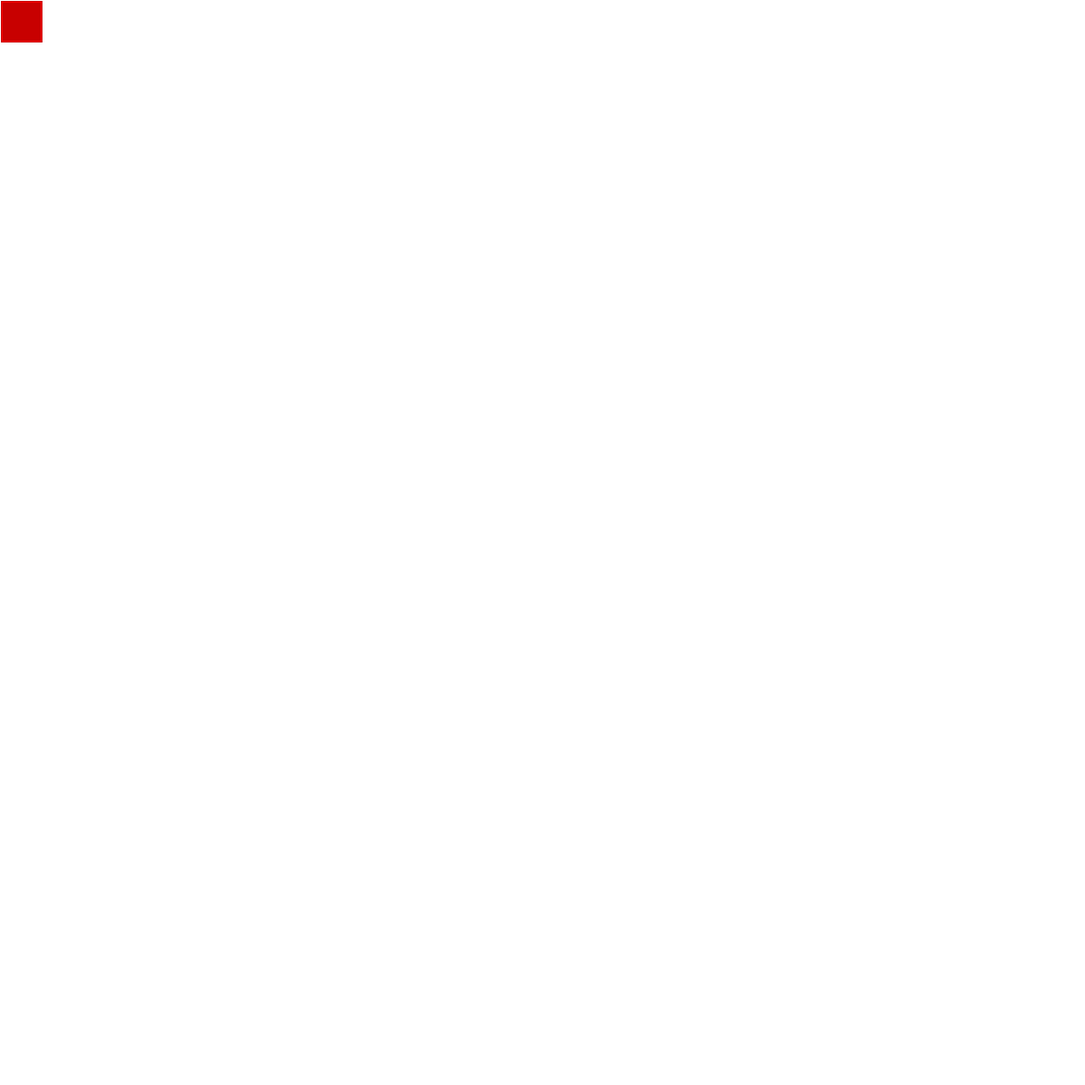
Frame 1 (no input)
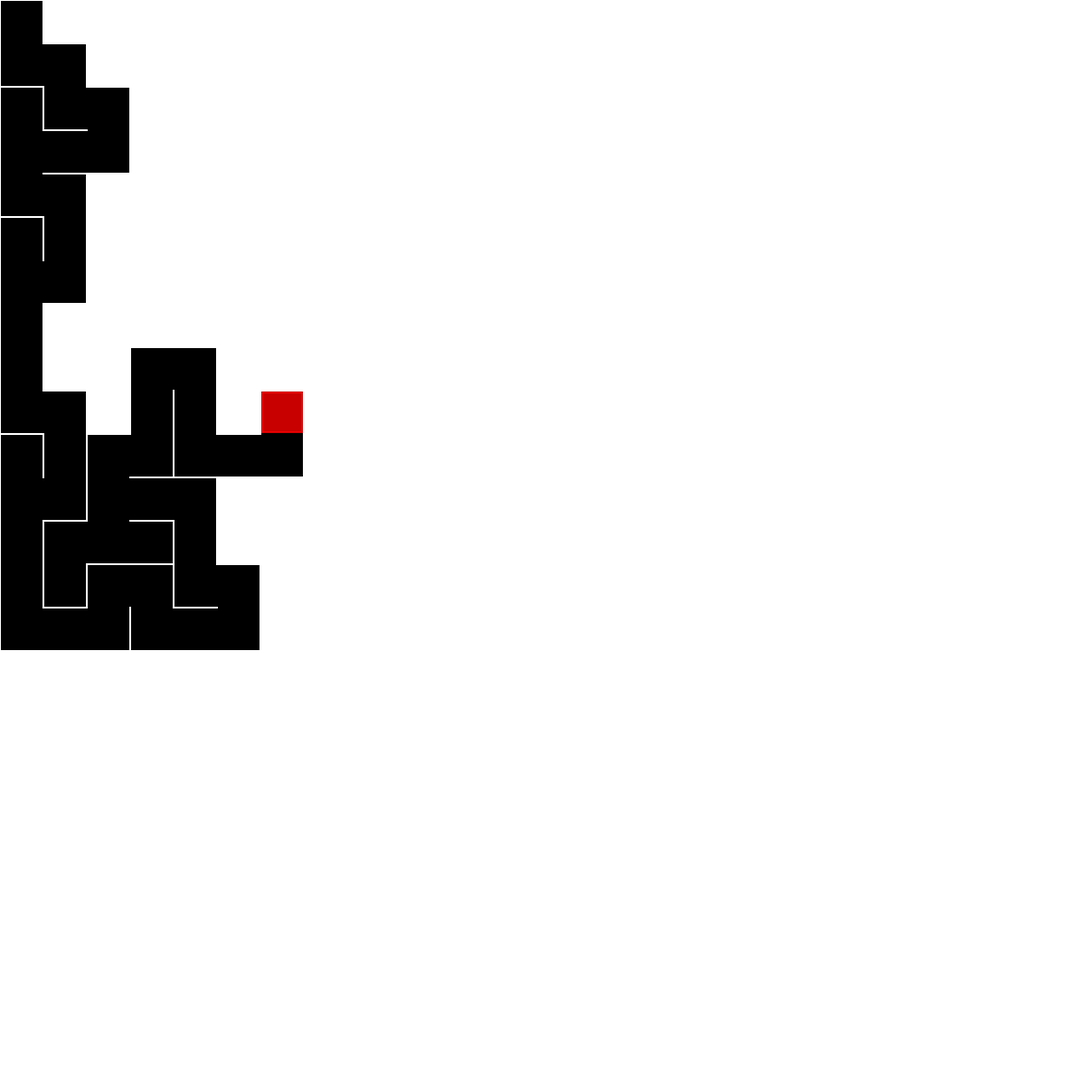
Frame 60 (no input)
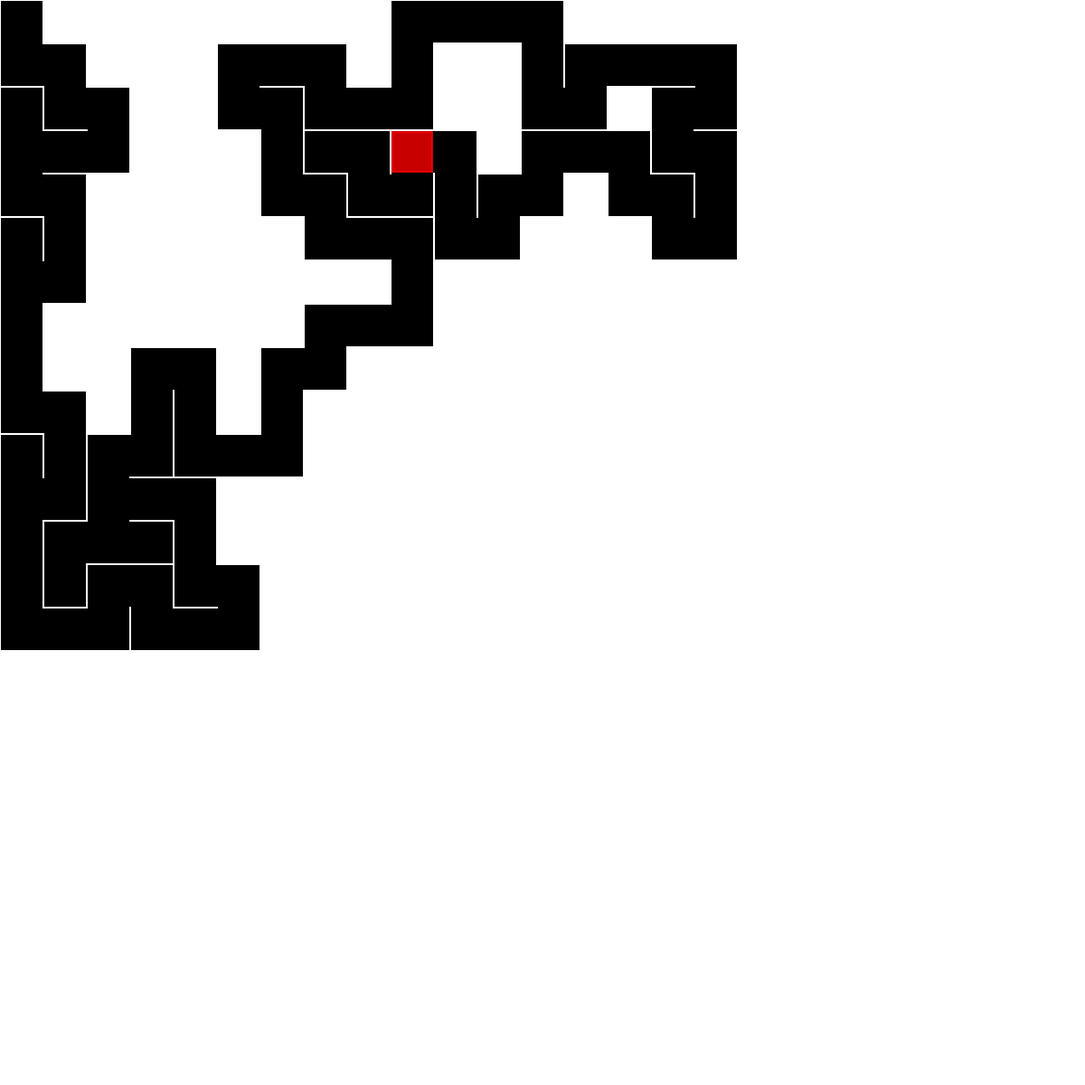
Frame 120 (the mouse pressed at the canvas centre since frame 60)

The p5.js sketch that drew these frames (run headless with seeded random() and noise() and a simulated clock; from frame 60 on, the mouse is pressed at the canvas centre):

// p5.js sketch
// ── sketch.js
let cells = [];
let buster; 
let len = 25
let stack;



function setup() {
  createCanvas(1200, 1200);
  setFrameRate(200)
  let cell_w = width / len;

  for (let j = 0; j < len; j++) {
    cells.push([]);
    for (let i = 0; i < len; i++) {
      let cell = new Cell(i, j, cell_w);  
      cells[j][i] = cell;
    }
  
  }

  //Generate Grid

  


  //Initialize Wall Buster
  buster = new Buster(cells)
  
  ///Initialize stack
  stack = []
  buster.current.visited = true
  stack.push(buster.current)
}


function validIndex(index) {
  if (index[0] < 0 || index[0] > len-1 || index[1] < 0 || index[1] > len-1) {
    return false
  } else {
    return true
  }
}

function nextNeighbor(cell) {
  neighbors = []
  let top = [cell.x, cell.y - 1]
  let left = [cell.x - 1, cell.y]
  let right = [cell.x + 1, cell.y]
  let bottom = [cell.x, cell.y + 1]

  if (validIndex(top) && !cells[top[1]][top[0]].visited) {
    neighbors.push(cells[top[1]][top[0]])
  }

  if (validIndex(left) && !cells[left[1]][left[0]].visited) {
    neighbors.push(cells[left[1]][left[0]])
  }

  if (validIndex(right) && !cells[right[1]][right[0]].visited) {
    neighbors.push(cells[right[1]][right[0]])
  } 

  if (validIndex(bottom) && !cells[bottom[1]][bottom[0]].visited) {
    neighbors.push(cells[bottom[1]][bottom[0]])
  } 

  if (neighbors.length > 0) {
    let choice = floor(random(0, neighbors.length));
    return neighbors[choice]
  } else {
      return false
  }
}

for (let i = 0; i < 20; i++) {
  for (let j = 0; j < 20; j++) {
    
  }

}

function removeWalls(cell1, cell2) {
  let x = cell1.x - cell2.x
  let y = cell1.y - cell2.y
  
  if (x === -1) {
    cell1.walls[2] = false
    cell2.walls[1] = false
  } else if (y === -1){
      cell1.walls[3] = false
      cell2.walls[0] = false
    } else if (x === 1) {
        cell1.walls[1] = false
        cell2.walls[2] = false

    } else if (y === 1) {
        cell1.walls[0] = false
        cell2.walls[3] = false

  }
}




function draw() {
  background(255);
  for (let i = 0; i < len; i++) {
    for (let j = 0; j < len; j++) {
      cells[i][j].show();
    }
  
  }
  
  buster.show()

  if (stack.length > 0) {
    buster.current = stack.pop()
    let next = nextNeighbor(buster.current);

    if (next) {
      stack.push(buster.current)
      removeWalls(buster.current, next)
      buster.current = next
      buster.current.visited = true
      stack.push(buster.current)

    }
    
  } else {
    setFrameRate(0)
  }

}

// ── buster.js
class Buster {
    constructor(cells) {
        this.grid = [0, 0]
        this.current = cells[0][0]
        this.current.visited = true
    }

    show(){
        let x = this.current.i + 2
        let y = this.current.j + 2
        stroke(255, 0, 0, 200)
        fill(255, 0, 0, 200)
        rect(x, y, this.current.w - 4)
    }
}
// ── cell.js


class Cell {
    constructor(x, y, width) {
        this.x = x;
        this.y = y;


        this.i = this.x * width
        this.j = this.y * width
        this.w = width;
        this.visited = false;
        this.walls = [true, true, true, true];
        this.neighbors = []
    }


    





    show() {
        if (this.visited) {
            noStroke()
            fill(0);
            rect(this.i + 1, this.j + 1, this.w);
        }
        
        
        stroke(255)
        strokeWeight(2)
        //Top Line
        
        if (this.walls[0]) {
            line(this.i, this.j, this.i + this.w, this.j);
        }
        

        //Left Line
        if (this.walls[1]) {
            line(this.i, this.j, this.i, this.j + this.w);
        }

        //Right Line
        if (this.walls[2]) {
            line(this.i + this.w, this.j, this.i + this.w, this.j + this.w);
        }
        

        //Bottom Line
        
        if (this.walls[3]) {
            line(this.i, this.j + this.w, this.i + this.w, this.j + this.w);
        }
        

        
    }
}

// ── stack.js
class Node {
    constructor() {
        this.value
        this.next
    }
}


class Stack {

}
